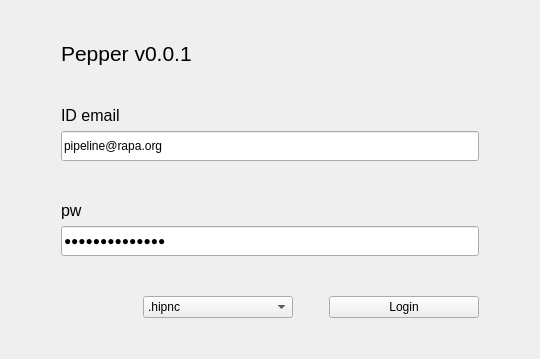
<?xml version="1.0" encoding="UTF-8"?>
<ui version="4.0">
 <class>Form</class>
 <widget class="QWidget" name="Form">
  <property name="geometry">
   <rect>
    <x>0</x>
    <y>0</y>
    <width>540</width>
    <height>359</height>
   </rect>
  </property>
  <property name="windowTitle">
   <string>Form</string>
  </property>
  <layout class="QGridLayout" name="gridLayout">
   <item row="1" column="0">
    <layout class="QVBoxLayout" name="verticalLayout">
     <property name="leftMargin">
      <number>50</number>
     </property>
     <property name="topMargin">
      <number>30</number>
     </property>
     <property name="rightMargin">
      <number>50</number>
     </property>
     <property name="bottomMargin">
      <number>30</number>
     </property>
     <item>
      <widget class="QLabel" name="label">
       <property name="font">
        <font>
         <pointsize>16</pointsize>
         <weight>50</weight>
         <bold>false</bold>
        </font>
       </property>
       <property name="text">
        <string>Pepper v0.0.1</string>
       </property>
      </widget>
     </item>
     <item>
      <spacer name="verticalSpacer_2">
       <property name="orientation">
        <enum>Qt::Vertical</enum>
       </property>
       <property name="sizeHint" stdset="0">
        <size>
         <width>20</width>
         <height>40</height>
        </size>
       </property>
      </spacer>
     </item>
     <item>
      <widget class="QLabel" name="label_2">
       <property name="font">
        <font>
         <pointsize>12</pointsize>
        </font>
       </property>
       <property name="text">
        <string>ID email</string>
       </property>
      </widget>
     </item>
     <item>
      <widget class="QLineEdit" name="input_id">
       <property name="sizePolicy">
        <sizepolicy hsizetype="Expanding" vsizetype="Fixed">
         <horstretch>0</horstretch>
         <verstretch>0</verstretch>
        </sizepolicy>
       </property>
       <property name="minimumSize">
        <size>
         <width>0</width>
         <height>30</height>
        </size>
       </property>
       <property name="text">
        <string>pipeline@rapa.org</string>
       </property>
      </widget>
     </item>
     <item>
      <spacer name="verticalSpacer">
       <property name="orientation">
        <enum>Qt::Vertical</enum>
       </property>
       <property name="sizeHint" stdset="0">
        <size>
         <width>20</width>
         <height>40</height>
        </size>
       </property>
      </spacer>
     </item>
     <item>
      <widget class="QLabel" name="label_3">
       <property name="font">
        <font>
         <pointsize>12</pointsize>
        </font>
       </property>
       <property name="text">
        <string>pw</string>
       </property>
      </widget>
     </item>
     <item>
      <widget class="QLineEdit" name="input_pw">
       <property name="minimumSize">
        <size>
         <width>0</width>
         <height>30</height>
        </size>
       </property>
       <property name="text">
        <string>netflixacademy</string>
       </property>
       <property name="echoMode">
        <enum>QLineEdit::PasswordEchoOnEdit</enum>
       </property>
      </widget>
     </item>
     <item>
      <spacer name="verticalSpacer_3">
       <property name="orientation">
        <enum>Qt::Vertical</enum>
       </property>
       <property name="sizeHint" stdset="0">
        <size>
         <width>20</width>
         <height>40</height>
        </size>
       </property>
      </spacer>
     </item>
     <item>
      <layout class="QHBoxLayout" name="horizontalLayout">
       <item>
        <spacer name="horizontalSpacer">
         <property name="orientation">
          <enum>Qt::Horizontal</enum>
         </property>
         <property name="sizeHint" stdset="0">
          <size>
           <width>40</width>
           <height>20</height>
          </size>
         </property>
        </spacer>
       </item>
       <item>
        <widget class="QComboBox" name="hipbox">
         <property name="minimumSize">
          <size>
           <width>150</width>
           <height>0</height>
          </size>
         </property>
         <item>
          <property name="text">
           <string>.hipnc</string>
          </property>
         </item>
         <item>
          <property name="text">
           <string>.hip</string>
          </property>
         </item>
         <item>
          <property name="text">
           <string>.hiplc</string>
          </property>
         </item>
        </widget>
       </item>
       <item>
        <spacer name="horizontalSpacer_2">
         <property name="orientation">
          <enum>Qt::Horizontal</enum>
         </property>
         <property name="sizeType">
          <enum>QSizePolicy::Fixed</enum>
         </property>
         <property name="sizeHint" stdset="0">
          <size>
           <width>30</width>
           <height>20</height>
          </size>
         </property>
        </spacer>
       </item>
       <item>
        <widget class="QPushButton" name="login_btn">
         <property name="minimumSize">
          <size>
           <width>150</width>
           <height>0</height>
          </size>
         </property>
         <property name="text">
          <string>Login</string>
         </property>
        </widget>
       </item>
      </layout>
     </item>
    </layout>
   </item>
  </layout>
 </widget>
 <resources/>
 <connections/>
</ui>
